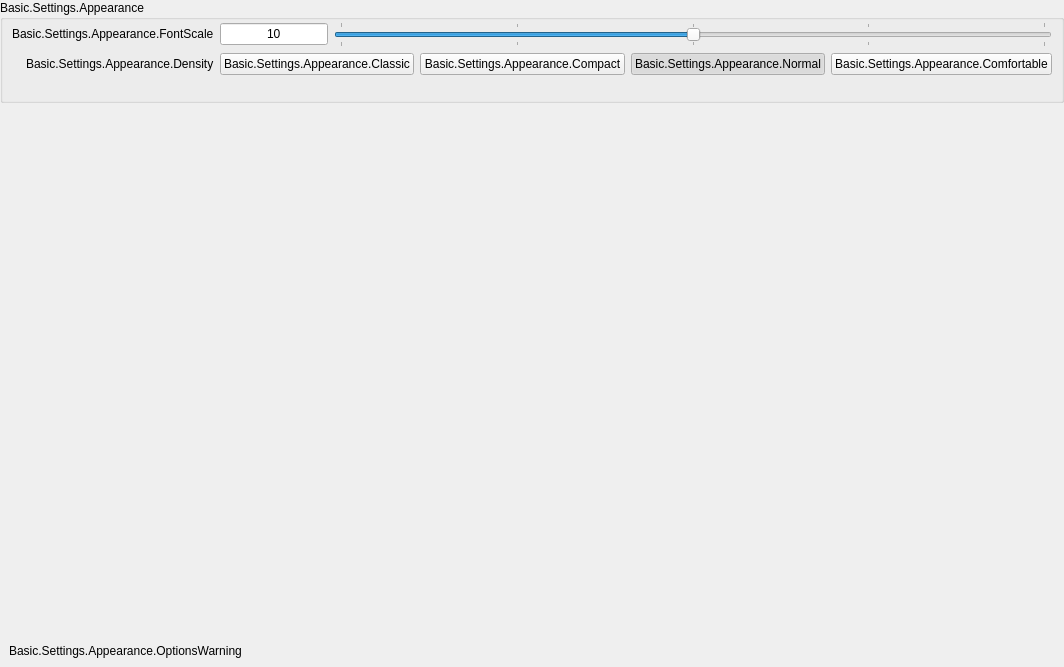
           <widget class="QWidget" name="appearancePageContents">
            <property name="geometry">
             <rect>
              <x>0</x>
              <y>0</y>
              <width>1052</width>
              <height>667</height>
             </rect>
            </property>
            <layout class="QVBoxLayout" name="verticalLayout_1337">
             <property name="leftMargin">
              <number>0</number>
             </property>
             <property name="topMargin">
              <number>0</number>
             </property>
             <property name="rightMargin">
              <number>0</number>
             </property>
             <property name="bottomMargin">
              <number>0</number>
             </property>
             <item>
              <widget class="QFrame" name="appearanceFrame">
               <layout class="QVBoxLayout" name="verticalLayout_30">
                <property name="leftMargin">
                 <number>0</number>
                </property>
                <property name="topMargin">
                 <number>0</number>
                </property>
                <property name="rightMargin">
                 <number>0</number>
                </property>
                <property name="bottomMargin">
                 <number>0</number>
                </property>
                <item>
                 <widget class="QGroupBox" name="appearanceGeneral">
                  <property name="title">
                   <string>Basic.Settings.Appearance</string>
                  </property>
                  <property name="checkable">
                   <bool>false</bool>
                  </property>
                  <layout class="QFormLayout" name="formLayout_37">
                   <property name="fieldGrowthPolicy">
                    <enum>QFormLayout::FieldGrowthPolicy::AllNonFixedFieldsGrow</enum>
                   </property>
                   <property name="labelAlignment">
                    <set>Qt::AlignmentFlag::AlignRight|Qt::AlignmentFlag::AlignTrailing|Qt::AlignmentFlag::AlignVCenter</set>
                   </property>
                   <property name="topMargin">
                    <number>2</number>
                   </property>
                   <item row="0" column="0">
                    <widget class="QLabel" name="appearanceSettingLabelFontScale">
                     <property name="text">
                      <string>Basic.Settings.Appearance.FontScale</string>
                     </property>
                     <property name="buddy">
                      <cstring>appearanceFontScale</cstring>
                     </property>
                    </widget>
                   </item>
                   <item row="0" column="1">
                    <widget class="QFrame" name="frame_2">
                     <property name="frameShape">
                      <enum>QFrame::Shape::NoFrame</enum>
                     </property>
                     <property name="frameShadow">
                      <enum>QFrame::Shadow::Plain</enum>
                     </property>
                     <property name="lineWidth">
                      <number>0</number>
                     </property>
                     <layout class="QHBoxLayout" name="horizontalLayout_23" stretch="0,5">
                      <property name="leftMargin">
                       <number>0</number>
                      </property>
                      <property name="topMargin">
                       <number>0</number>
                      </property>
                      <property name="rightMargin">
                       <number>0</number>
                      </property>
                      <property name="bottomMargin">
                       <number>0</number>
                      </property>
                      <item>
                       <widget class="QLineEdit" name="appearanceFontScaleText">
                        <property name="sizePolicy">
                         <sizepolicy hsizetype="Minimum" vsizetype="Fixed">
                          <horstretch>0</horstretch>
                          <verstretch>0</verstretch>
                         </sizepolicy>
                        </property>
                        <property name="focusPolicy">
                         <enum>Qt::FocusPolicy::NoFocus</enum>
                        </property>
                        <property name="text">
                         <string>10</string>
                        </property>
                        <property name="alignment">
                         <set>Qt::AlignmentFlag::AlignCenter</set>
                        </property>
                        <property name="readOnly">
                         <bool>true</bool>
                        </property>
                        <property name="clearButtonEnabled">
                         <bool>false</bool>
                        </property>
                       </widget>
                      </item>
                      <item>
                       <widget class="AbsoluteSlider" name="appearanceFontScale">
                        <property name="sizePolicy">
                         <sizepolicy hsizetype="Expanding" vsizetype="Preferred">
                          <horstretch>0</horstretch>
                          <verstretch>0</verstretch>
                         </sizepolicy>
                        </property>
                        <property name="minimum">
                         <number>8</number>
                        </property>
                        <property name="maximum">
                         <number>12</number>
                        </property>
                        <property name="pageStep">
                         <number>2</number>
                        </property>
                        <property name="value">
                         <number>10</number>
                        </property>
                        <property name="orientation">
                         <enum>Qt::Orientation::Horizontal</enum>
                        </property>
                        <property name="tickPosition">
                         <enum>QSlider::TickPosition::TicksBothSides</enum>
                        </property>
                        <property name="tickInterval">
                         <number>1</number>
                        </property>
                       </widget>
                      </item>
                     </layout>
                    </widget>
                   </item>
                   <item row="1" column="0">
                    <widget class="QLabel" name="label_20">
                     <property name="text">
                      <string>Basic.Settings.Appearance.Density</string>
                     </property>
                    </widget>
                   </item>
                   <item row="1" column="1">
                    <widget class="QFrame" name="frame_5">
                     <property name="frameShape">
                      <enum>QFrame::Shape::NoFrame</enum>
                     </property>
                     <property name="frameShadow">
                      <enum>QFrame::Shadow::Plain</enum>
                     </property>
                     <property name="lineWidth">
                      <number>0</number>
                     </property>
                     <layout class="QHBoxLayout" name="horizontalLayout_34">
                      <property name="leftMargin">
                       <number>0</number>
                      </property>
                      <property name="topMargin">
                       <number>0</number>
                      </property>
                      <property name="rightMargin">
                       <number>0</number>
                      </property>
                      <property name="bottomMargin">
                       <number>0</number>
                      </property>
                      <item>
                       <widget class="QPushButton" name="appearanceDensity1">
                        <property name="text">
                         <string>Basic.Settings.Appearance.Classic</string>
                        </property>
                        <property name="checkable">
                         <bool>true</bool>
                        </property>
                        <property name="autoExclusive">
                         <bool>true</bool>
                        </property>
                        <attribute name="buttonGroup">
                         <string notr="true">appearanceDensityButtonGroup</string>
                        </attribute>
                       </widget>
                      </item>
                      <item>
                       <widget class="QPushButton" name="appearanceDensity2">
                        <property name="text">
                         <string>Basic.Settings.Appearance.Compact</string>
                        </property>
                        <property name="checkable">
                         <bool>true</bool>
                        </property>
                        <property name="autoExclusive">
                         <bool>true</bool>
                        </property>
                        <attribute name="buttonGroup">
                         <string notr="true">appearanceDensityButtonGroup</string>
                        </attribute>
                       </widget>
                      </item>
                      <item>
                       <widget class="QPushButton" name="appearanceDensity3">
                        <property name="text">
                         <string>Basic.Settings.Appearance.Normal</string>
                        </property>
                        <property name="checkable">
                         <bool>true</bool>
                        </property>
                        <property name="checked">
                         <bool>true</bool>
                        </property>
                        <property name="autoExclusive">
                         <bool>true</bool>
                        </property>
                        <attribute name="buttonGroup">
                         <string notr="true">appearanceDensityButtonGroup</string>
                        </attribute>
                       </widget>
                      </item>
                      <item>
                       <widget class="QPushButton" name="appearanceDensity4">
                        <property name="text">
                         <string>Basic.Settings.Appearance.Comfortable</string>
                        </property>
                        <property name="checkable">
                         <bool>true</bool>
                        </property>
                        <property name="autoExclusive">
                         <bool>true</bool>
                        </property>
                        <attribute name="buttonGroup">
                         <string notr="true">appearanceDensityButtonGroup</string>
                        </attribute>
                       </widget>
                      </item>
                     </layout>
                    </widget>
                   </item>
                   <item row="2" column="0">
                    <spacer name="horizontalSpacer_17">
                     <property name="orientation">
                      <enum>Qt::Orientation::Horizontal</enum>
                     </property>
                     <property name="sizeHint" stdset="0">
                      <size>
                       <width>170</width>
                       <height>10</height>
                      </size>
                     </property>
                    </spacer>
                   </item>
                  </layout>
                 </widget>
                </item>
                <item>
                 <spacer name="verticalSpacer_8">
                  <property name="orientation">
                   <enum>Qt::Orientation::Vertical</enum>
                  </property>
                  <property name="sizeHint" stdset="0">
                   <size>
                    <width>20</width>
                    <height>40</height>
                   </size>
                  </property>
                 </spacer>
                </item>
                <item>
                 <widget class="QFrame" name="appearanceOptionsWarning">
                  <property name="frameShape">
                   <enum>QFrame::Shape::NoFrame</enum>
                  </property>
                  <property name="frameShadow">
                   <enum>QFrame::Shadow::Plain</enum>
                  </property>
                  <property name="lineWidth">
                   <number>0</number>
                  </property>
                  <layout class="QVBoxLayout" name="verticalLayout_35">
                   <item>
                    <widget class="QLabel" name="appearanceOptionsWarningLabel">
                     <property name="text">
                      <string>Basic.Settings.Appearance.OptionsWarning</string>
                     </property>
                     <property name="class" stdset="0">
                      <string>text-warning</string>
                     </property>
                    </widget>
                   </item>
                  </layout>
                 </widget>
                </item>
               </layout>
              </widget>
             </item>
            </layout>
           </widget>
